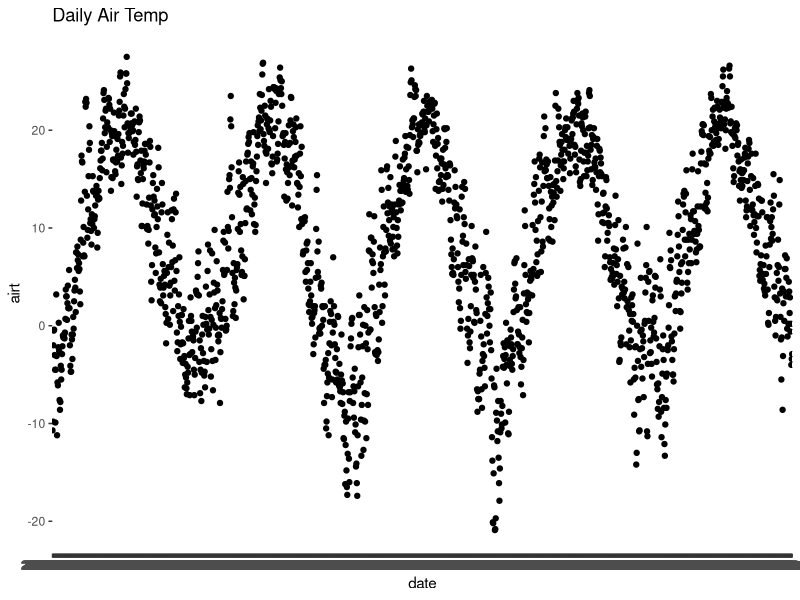
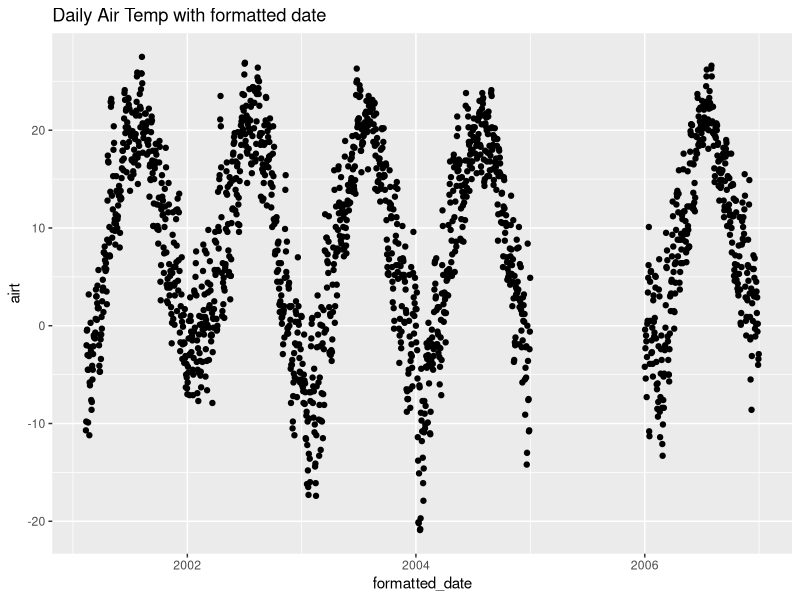

R code for these plots, in order:
library(ggplot2)
daily = read.csv("NEON_Harvardforest_date_2001_2006.csv")

class(daily$date)

head(daily$date)

daily = daily[order(daily$date),]
head(daily$date)

random_dates = c("02-15-2015","02-14-2016","02-13-2017")
random_dates = sort(random_dates)
random_dates


qplot(x=date, y=airt,data=daily,main="Daily Air Temp")
daily$formatted_date = as.Date(daily$date)
head(daily$formatted_date)
class(daily$formatted_date)

qplot(x=formatted_date,y=airt,data=daily,main="Daily Air Temp with formatted date")

test = "Aug 5 25"
format = as.Date(test, format = "%B %d %y")

datatime = read.csv("NEON_Harvardforest_datetime.csv")
View(datatime)

asDate_date = as.Date(datatime$datetime)
asDate_date

test_datetime = "2025-10-15 03:15"
asDate_datetime = as.Date(test_datetime)
asDate_datetime

unclass(asDate_datetime)


ct_datetime = as.POSIXct(test_datetime)
ct_datetime
unclass(ct_datetime)
class(ct_datetime)

lt_datetime= as.POSIXlt(test_datetime)
lt_datetime
unclass((lt_datetime))

datatime$ctdatetime = as.POSIXct(datatime$datetime, format = "%Y-%m-%dT%H:%M")

datatime$ddatetime = as.POSIXct(datatime$datetime)

library(lubridate)
View(daily)

lub = lubridate::ymd(daily$date)
head(lub)
class(lub)

test_date = "1900, July 29"
test_date = lubridate::ymd(test_date)

lub_time = lubridate::ymd_hm(datatime$datetime)
head(lub_time)

today()
today() + days(10)
